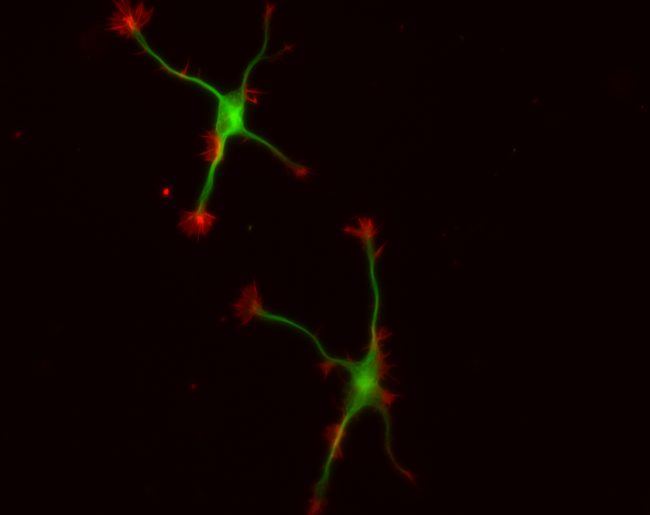
%> input picture 2D_Neuron_Test/backup_other/NeuronGrowth_multiresPFM-master-revised-CIL3/CIL_data/8786_orig.tif, 1300 x 1030 px (shown at 1/2 size)
$ octave distance_estimatation.m   (GNU Octave 9; MATLAB toolbox functions it lacks are replaced by stand-ins)
%> lines starting %> are read from the running program, lines starting %| are printed output that depends on the picture
%% extract cell center and distance from image

% %%CIL3
img = imread('8786_orig.tif');
%> img is the input picture: size 1030x1300x3 uint8; mean R, G, B 13.4, 2.2, 0
img = img(:,:,1);
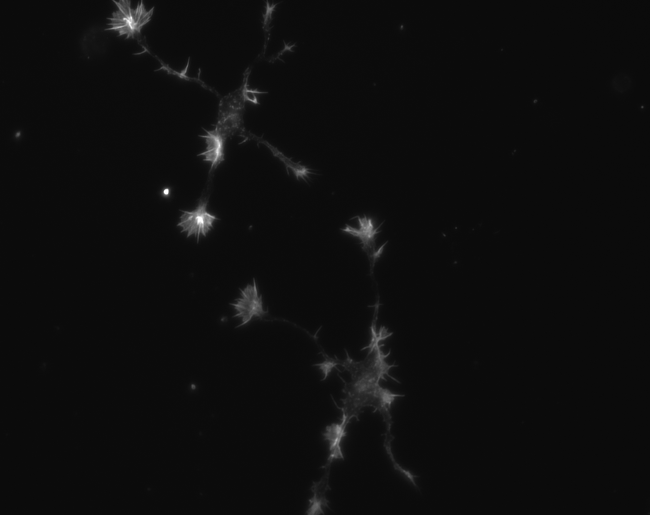
%> img: size 1030x1300 uint8 (shown at 1/2 size); min 9, max 255, mean 13.4

x1 = [465,226];
x2 = [725,772];
dist = sqrt((x1(1,1)-x2(1,1))^2 + (x1(1,2)-x2(1,2))^2);
distx = x1(1,1)-x2(1,1);
disty = x1(1,2)-x2(1,2);

radius = 28;
theta = 0:0.1:2*pi;
xx = x1(1,1) + radius*cos(theta);
yy = x1(1,2) + radius*sin(theta);

figure
imagesc(img)
colormap gray
hold on
plot(xx,yy);
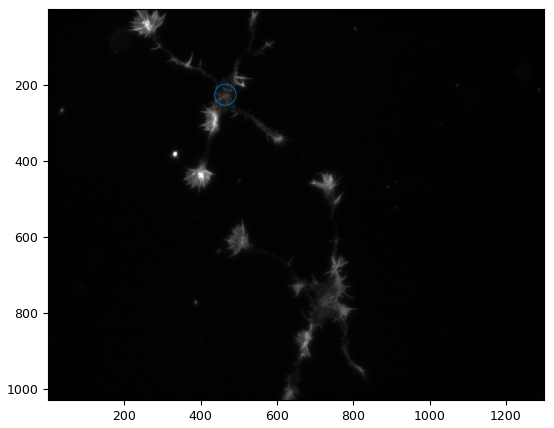
%> figure redrawn from the program's plot data

% [20 lines of commented-out code are left out]

%% CIL4
% [53 lines of commented-out code are left out]

$ run again, with 2D_Neuron_Test/backup_other/NeuronGrowth_multiresPFM-master-revised-CIL3/CIL_data/8783_orig.tif copied over 2D_Neuron_Test/backup_other/NeuronGrowth_multiresPFM-master-revised-CIL3/CIL_data/8786_orig.tif
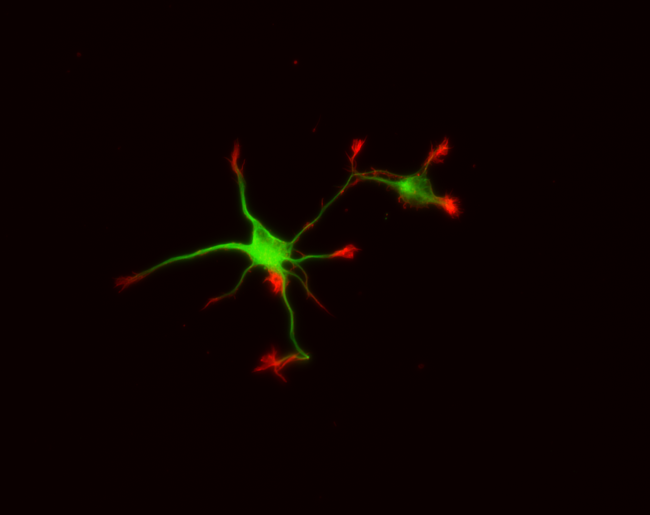
%> input picture 2D_Neuron_Test/backup_other/NeuronGrowth_multiresPFM-master-revised-CIL3/CIL_data/8783_orig.tif, 1300 x 1030 px (shown at 1/2 size)
%> img is the input picture: size 1030x1300x3 uint8; mean R, G, B 12.1, 2.1, 0
%> `img = img(:,:,1);`:
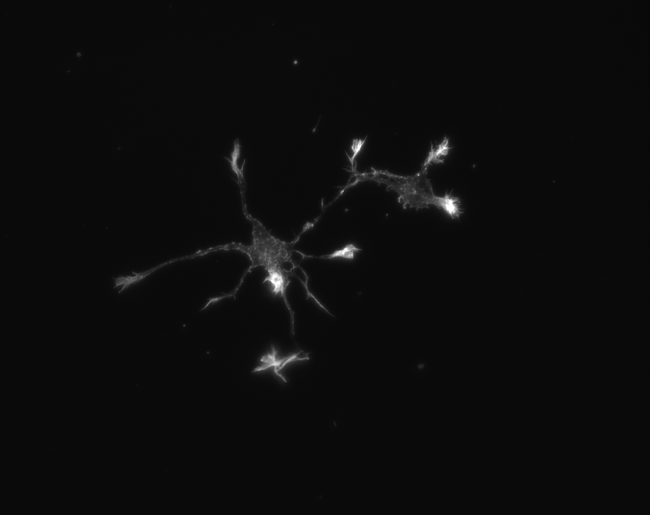
%> img: size 1030x1300 uint8 (shown at 1/2 size); min 8, max 255, mean 12.1
%> `plot(xx,yy);`:
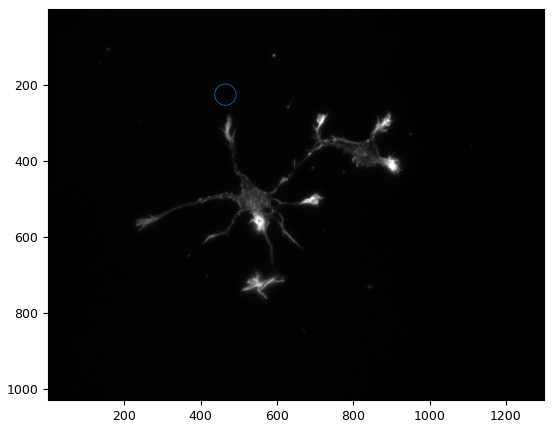
%> figure redrawn from the program's plot data

$ run again, with 2D_Neuron_Test/backup_other/NeuronGrowth_multiresPFM-master-revised-CIL3/CIL_data/8787_orig.tif copied over 2D_Neuron_Test/backup_other/NeuronGrowth_multiresPFM-master-revised-CIL3/CIL_data/8786_orig.tif
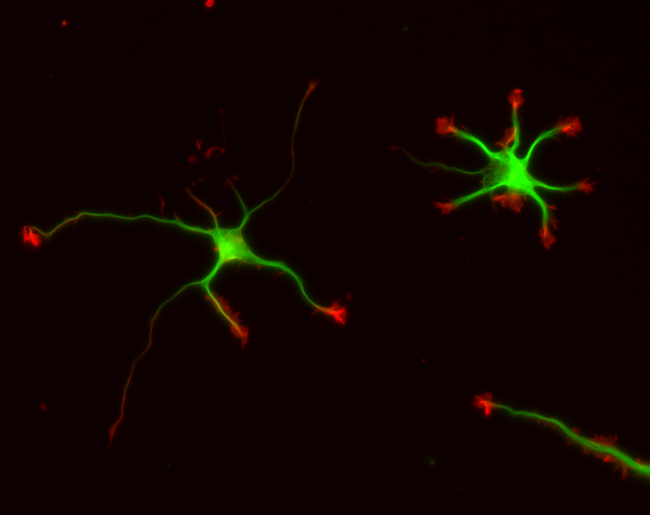
%> input picture 2D_Neuron_Test/backup_other/NeuronGrowth_multiresPFM-master-revised-CIL3/CIL_data/8787_orig.tif, 1300 x 1030 px (shown at 1/2 size)
%> img is the input picture: size 1030x1300x3 uint8; mean R, G, B 14.6, 3.9, 0
%> `img = img(:,:,1);`:
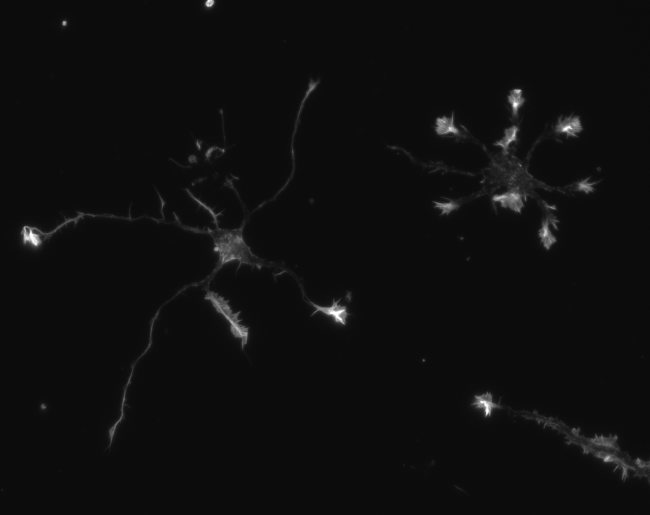
%> img: size 1030x1300 uint8 (shown at 1/2 size); min 9, max 255, mean 14.6
%> `plot(xx,yy);`:
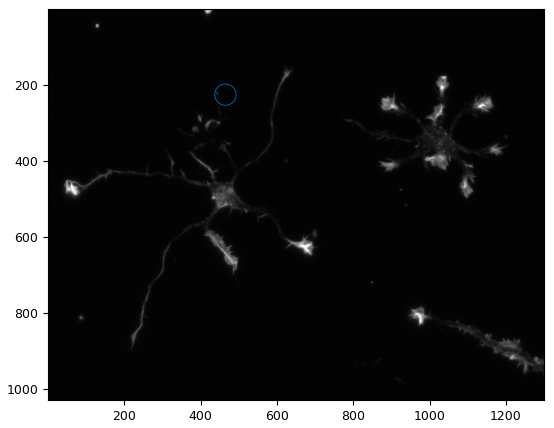
%> figure redrawn from the program's plot data

$ run again, with 2D_Neuron_Test/backup_other/NeuronGrowth_multiresPFM-master-revised-CIL3/CIL_data/8773_orig.tif copied over 2D_Neuron_Test/backup_other/NeuronGrowth_multiresPFM-master-revised-CIL3/CIL_data/8786_orig.tif
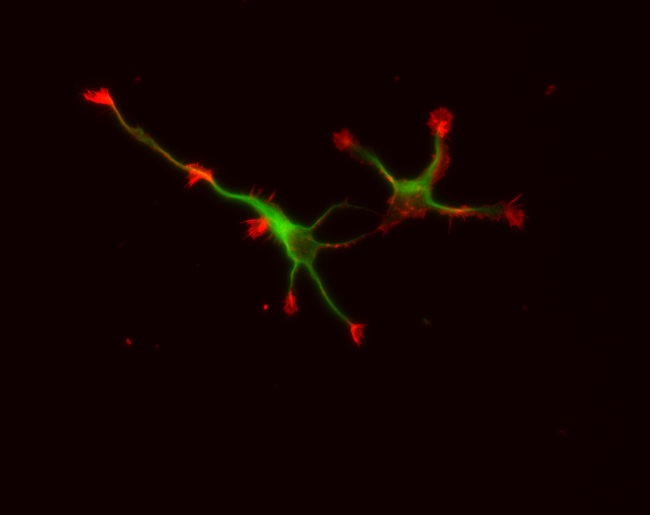
%> input picture 2D_Neuron_Test/backup_other/NeuronGrowth_multiresPFM-master-revised-CIL3/CIL_data/8773_orig.tif, 1300 x 1030 px (shown at 1/2 size)
%> img is the input picture: size 1030x1300x3 uint8; mean R, G, B 16.4, 1.9, 0
%> `img = img(:,:,1);`:
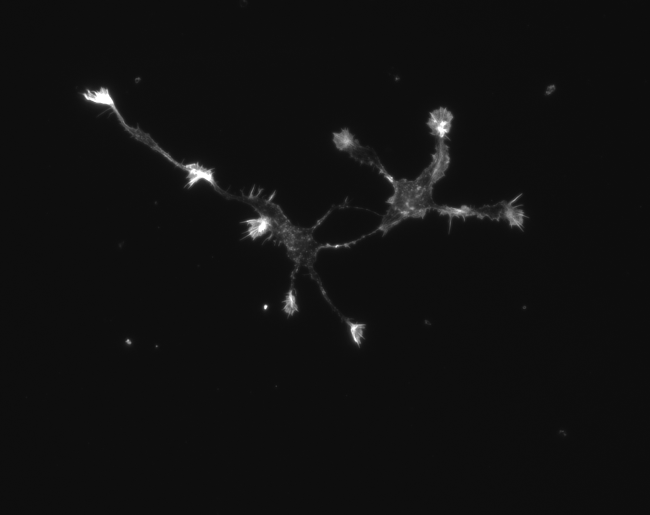
%> img: size 1030x1300 uint8 (shown at 1/2 size); min 11, max 255, mean 16.4
%> `plot(xx,yy);`:
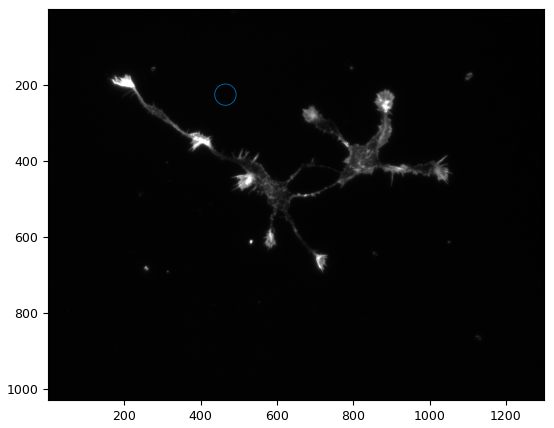
%> figure redrawn from the program's plot data
